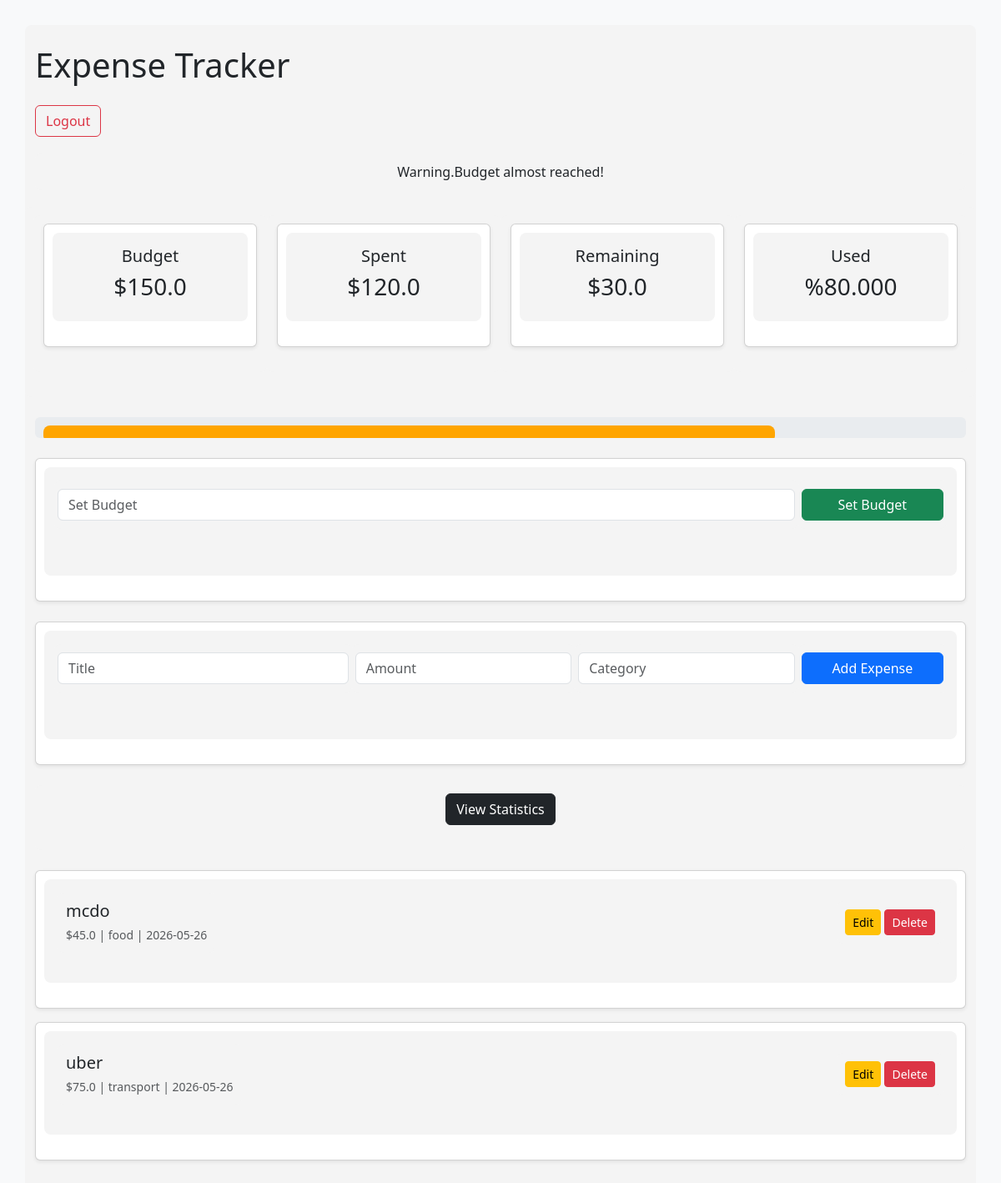
The page / (signed in) on the database its author committed.
### tables this page shows
CREATE TABLE budget(
               id INTEGER PRIMARY KEY AUTOINCREMENT,
               amount REAL,
               user_id INTEGER UNIQUE
               );

CREATE TABLE expenses(
               id INTEGER PRIMARY KEY AUTOINCREMENT,
               title TEXT,
               amount REAL,
               category Text,
               date TEXT,
               user_id INTEGER
);

### main.py (the view)
@app.route("/")
def home():
    if "user_id" not in session:
        return redirect("/login")
    expenses=manager.get_all_expenses(session["user_id"])
    status=manager.get_budget_status(session["user_id"])
    total=manager.total_expenses(session["user_id"])
    budget=manager.get_budget(session["user_id"])
    percent=(total/budget)*100 if budget>0 else 0
    percent=float(percent)
    color="red" if percent > 100 else "green"
    alert=""
    if "user" not in session:
        return redirect("/login")
    if percent >= 100:
        color= "red"
        alert=" Budget exceeded!"
    elif percent >=80:
        color="orange"
        alert="Warning.Budget almost reached!"
    return render_template("index.html",expenses=expenses,budget=status["budget"],total=status["total"],remaining=status["remaining"],percent=status["percent"],color=color,alert=alert)

### expense_manager.py (called while the page is built)
    def total_expenses(self,user_id):
        conn=sqlite3.connect("expenses.db")
        cursor=conn.cursor()
        cursor.execute("SELECT SUM(amount) FROM expenses WHERE user_id=?",(user_id,))
        total=cursor.fetchone()[0]
        conn.close()
        return total or 0

    def get_all_expenses(self,user_id):
        conn=sqlite3.connect("expenses.db")
        cursor=conn.cursor()
        cursor.execute("SELECT * FROM expenses WHERE user_id=?",(user_id,))
        expenses=cursor.fetchall()
        conn.close()
        return expenses

    def get_budget(self,user_id):
        conn=sqlite3.connect("expenses.db")
        cursor=conn.cursor()
        cursor.execute("SELECT amount FROM budget WHERE user_id=?",(user_id,))
        result=cursor.fetchone()
        conn.close()
        return result[0] if result else 0

    def get_budget_status(self,user_id):
        conn=sqlite3.connect("expenses.db")
        cursor=conn.cursor()
        cursor.execute("SELECT amount FROM budget WHERE user_id=?",(user_id,))
        budget=cursor.fetchone()
        budget=budget[0] if budget else 0
        cursor.execute("SELECT SUM(amount) FROM expenses WHERE user_id=?",(user_id,))
        total=cursor.fetchone()[0] or 0
        remaining=budget - total
        percent_used=(total/budget *100) if budget >0 else 0
        conn.close()
        return{
            "budget": budget,
            "total": total,
            "remaining": remaining,
            "percent": percent_used
        }

### templates/index.html (shortened to what this page needs)
<!DOCTYPE html>
<html lang="en">
<head>
    <link rel="stylesheet" href="{{ url_for('static', filename='style.css') }}">
    <link href="https://cdn.jsdelivr.net/npm/bootstrap@5.3.3/dist/css/bootstrap.min.css" rel="stylesheet">
</head>
<body class="bg-light">
<div class="container py-4">
    <h1 class="texty-center mb-4">Expense Tracker</h1>
    <form action="/logout">
        <button class="btn btn-outline-danger">
            Logout
        </button>
    </form>
    {% if alert %}
    <div class="
        {% if percent >=100 %}
            alert-danger
        {% else %}
            alert-warning
        {% endif %}
        text-center">
        {{ alert }}
    </div>
    {% endif %}
    <div class="row text-center mb-4">
        <div class="col-md-3">
            <div class="card shadow-sm">
                <div class="card-body">
                    <h5>Budget</h5>
                    <h3>${{  budget  }}</h3>
                </div>
            </div>
        </div>
        <div class="col-md-3">
            <div class="card shadow-sm">
                <div class="card-body">
                    <h5>Spent</h5>
                    <h3>${{  total  }}</h3>
                </div>
            </div>
        </div>
        <div class="col-md-3">
            <div class="card shadow-sm">
                <div class="card-body">
                    <h5>Remaining</h5>
                    <h3>${{  remaining  }}</h3>
                </div>
            </div>
        </div>
        <div class="col-md-3">
            <div class="card shadow-sm">
                <div class="card-body">
                    <h5>Used</h5>
                    <h3>%{{  "%.3f"|format(percent)  }}</h3>
                </div>
            </div>
        </div>
    </div>
    <div class="progress mb-4" style="height: 25px;">
        <div class="progress-bar"
            role="progressbar"
            style="width: {{  percent if percent <= 100 else 100}}%;
            background-color: {{  color  }};">
        </div>
    </div>
    <div class="card shadow-sm mb-4">
        <div class="card-body">
            <form method="POST" action="/set_budget" class="row g-2">
                <div class="col-md-10">
                    <input type="number" step="0.01" name="budget" class="form-control" placeholder="Set Budget" required>
                </div>
                <div class="col-md-2">
                    <button class="btn btn-success w-100">
                        Set Budget
                    </button>
                </div>
            </form>
        </div>
    </div>
    <div class="card shadow-sm mb-4">
        <div class="card-body">
            <form method="POST" action="/add" class="row g-2">
                <div class="col-md-4">
                    <input type="text" name="title" class="form-control" placeholder="Title" required>
                </div>
                <div class="col-md-3">
                    <input type="number" step="0.01" name="amount" class="form-control" placeholder="Amount" required>
                </div>
                <div class="col-md-3">
                    <input type="text" name="category" class="form-control" placeholder="Category" required>
                </div>
                <div class="col-md-2">
                    <button class="btn btn-primary w-100">
                        Add Expense
                    </button>
                </div>
            </form>
        </div>
    </div>
    <div class="mb-4 text-center">
        <form action="/stats" method="POST">
            <button class="btn btn-dark">
                View Statistics
            </button>
        </form>
    </div>
    {% if expenses %}
        {% for expense in expenses %}
        <div class="card mb-3 shadow-sm">
            <div class="card-body d-flex justify-content-between align-items-center">
                <div>
                    <h5 class="mb-1">{{ expense[1] }}</h5>
                    <small class="text-muted">
                        ${{ expense[2] }}
                        |
                        {{ expense[3] }}
                        |
                        {{ expense[4] }}
                    </small>
                </div>
                <div>
                    <form action="/edit/{{ expense[0] }}" class="d-inline">
                        <button type="submit" class="btn btn-warning btn-sm">
                            Edit
                        </button>
                    </form>
                    <form action="/delete/{{ expense[0] }}" method="POST" class="d-inline">
                        <button type="submit" class="btn btn-danger btn-sm">
                            Delete
                        </button>
                    </form>
                </div>
            </div>
        </div>
        {% endfor %}
    {% else %}
        <div class="alert alert-info text-center">
            No expenses found.
        </div>
    {% endif %}
</div>
</body>
</html>

### static/style.css (style rules this page uses)
body { font-family: Arial; background-color: #f4f4f4; padding: 30px; margin: 20px; }
h1 { color: #333; }
div { margin-bottom: 20px; padding: 10px; background: #f4f4f4; border-radius: 8px; }
form { margin-bottom: 20px; }
input { padding: 10px; margin-right: 10px; }
button { padding: 10px 15px; margin-left: 10px; background-color: red; color: white; border: none; border-radius: 5px; cursor: pointer; }

### rows shown on the page
budget: amount "150.0"
expenses: title "mcdo", amount "45.0", category "food", date "2026-05-26"
expenses: title "uber", amount "75.0", category "transport", date "2026-05-26"

### other values the page prints
{{ alert }} "Warning.Budget almost reached!"
{{ total }} "120.0"
{{ remaining }} "30.0"
{{ "%.3f"|format(percent) }} "80.000"
